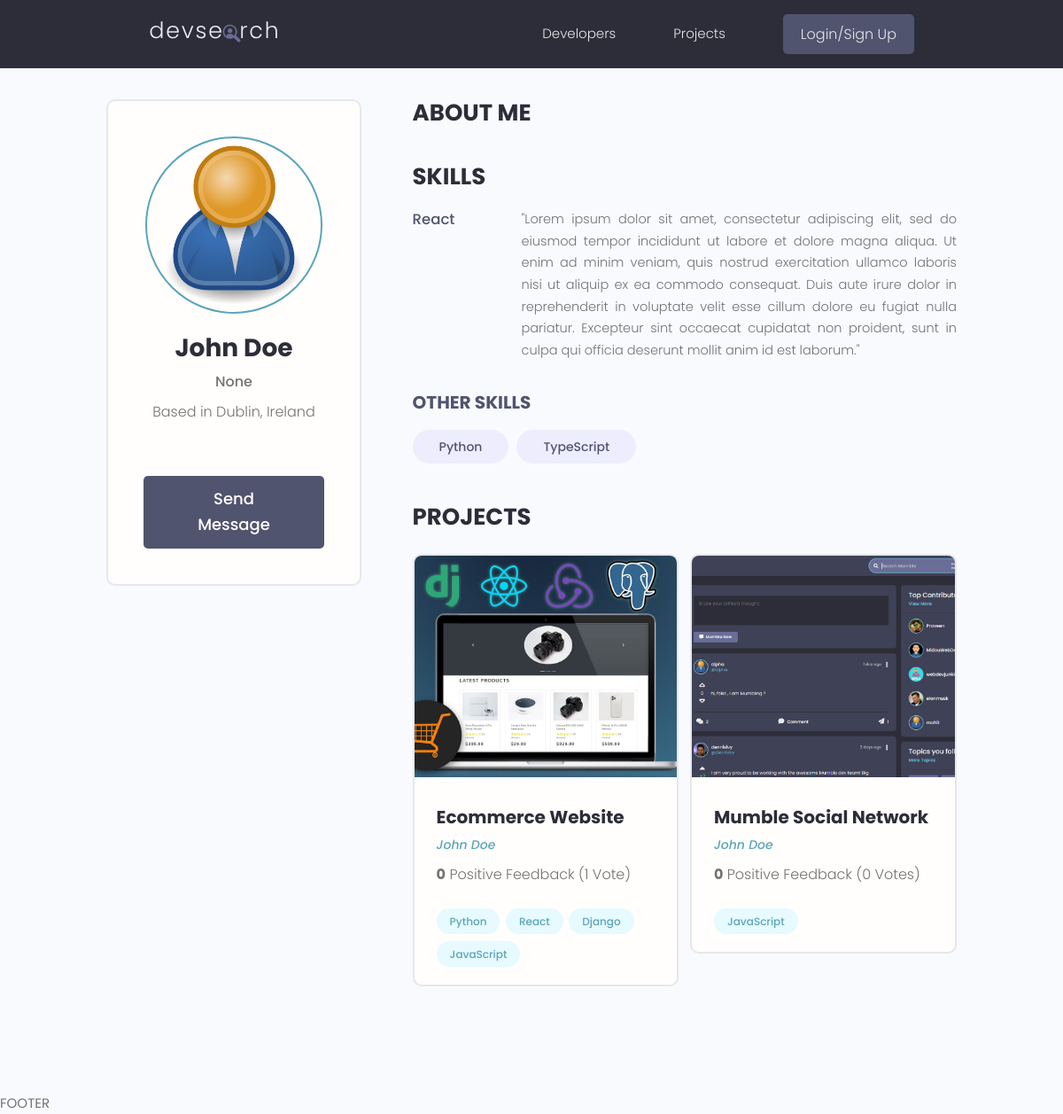
Page /profile/1b6fac34-2c39-4555-88ee-6c1e4be1073c/ on the earlier database version.
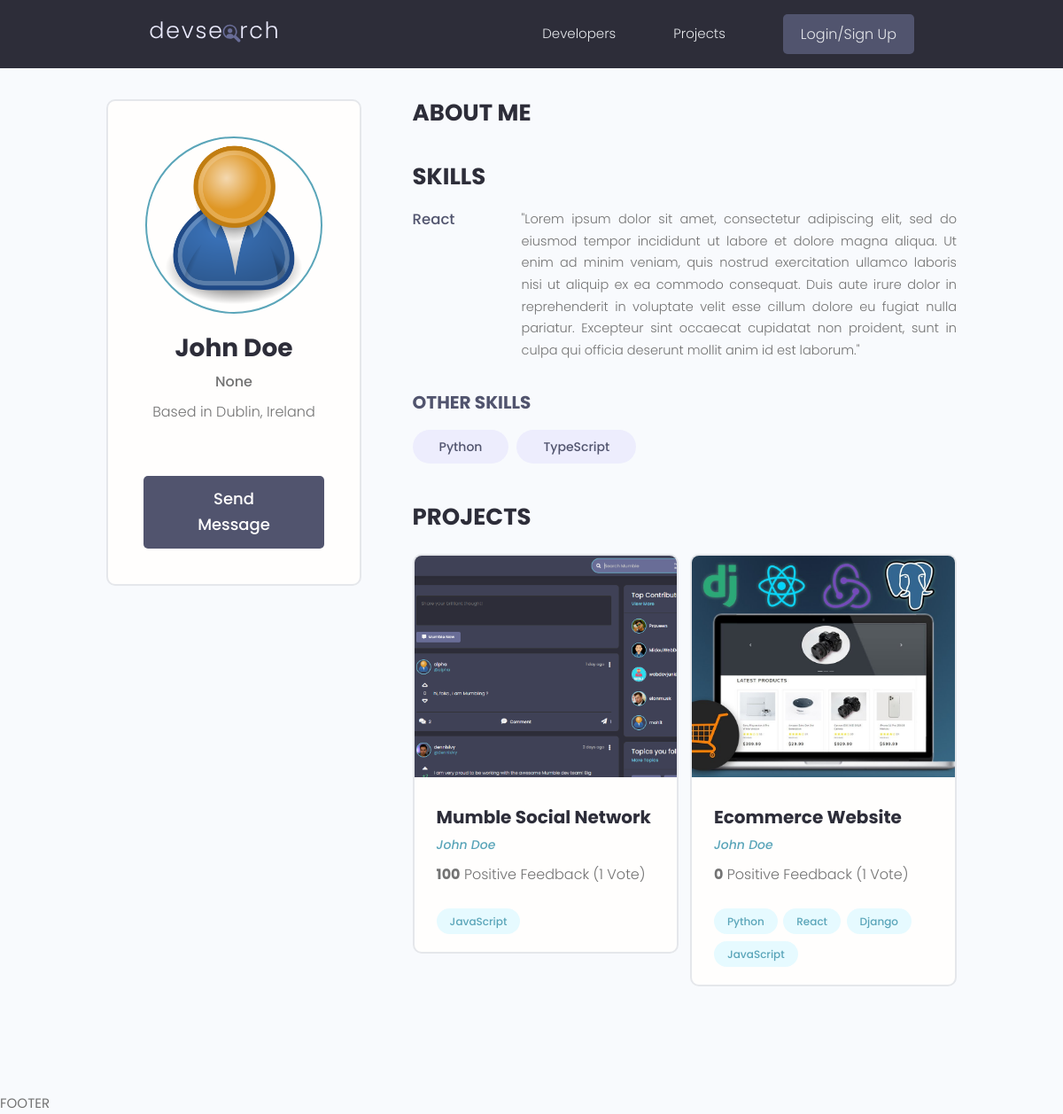
Same page on the later database version.
### users/models.py (models this page shows, shortened)
class Skill(models.Model):
  owner = models.ForeignKey(Profile, on_delete=models.CASCADE, null=True, blank=True)
  name = models.CharField(max_length=500, null=True, blank=True)
  description = models.TextField(null=True, blank=True)
  created = models.DateTimeField(auto_now_add=True)
  id = models.UUIDField(default=uuid.uuid4, unique=True, primary_key=True, editable=False)

class Profile(models.Model):
  user = models.OneToOneField(User, on_delete=models.CASCADE, null=True, blank=True)
  name = models.CharField(max_length=200, blank=True, null=True)
  email = models.EmailField(max_length=500, blank=True, null=True)
  username = models.CharField(max_length=200, blank=True, null=True)
  location = models.CharField(max_length=200, blank=True, null=True)
  short_intro = models.CharField(max_length=500, blank=True, null=True)
  bio = models.TextField(blank=True, null=True)
  profile_image = models.ImageField(null=True, blank=True, upload_to='profiles/', default="profiles/user-default.png")
  social_github = models.CharField(max_length=500, null=True, blank=True)
  social_twitter = models.CharField(max_length=500, null=True, blank=True)
  social_linkedin = models.CharField(max_length=500, null=True, blank=True)
  social_youtube = models.CharField(max_length=500, null=True, blank=True)
  social_website = models.CharField(max_length=500, null=True, blank=True)
  created = models.DateTimeField(auto_now_add=True)
  id = models.UUIDField(default=uuid.uuid4, unique=True, primary_key=True, editable=False)

### projects/models.py (models this page shows, shortened)
class Project(models.Model):
    owner = models.ForeignKey(Profile, null=True, blank=True, on_delete=models.SET_NULL)
    title = models.CharField(max_length=200)
    description = models.TextField(null=True, blank=True)
    featured_image = models.ImageField(null=True, blank=True, default="default.jpg")
    demo_link = models.CharField(max_length=2000, null=True, blank=True)
    source_link = models.CharField(max_length=2000, null=True, blank=True)
    tags = models.ManyToManyField('Tag', blank=True)
    vote_total = models.IntegerField(default=0, null=True, blank=True)
    vote_ratio = models.IntegerField(default=0, null=True, blank=True)
    created = models.DateTimeField(auto_now_add=True)
    id = models.UUIDField(default=uuid.uuid4, unique=True, primary_key=True, editable=False)
    class Meta:
        ordering = ['-vote_ratio', '-vote_total', 'title']

class Tag(models.Model):
    name = models.CharField(max_length=200)
    created = models.DateTimeField(auto_now_add=True)
    id = models.UUIDField(default=uuid.uuid4, unique=True, primary_key=True, editable=False)

### users/views.py (the view)
# urls.py: path('profile/<str:pk>/', views.userProfile, name="user-profile"),
def userProfile(request, pk):
  profile = Profile.objects.get(id=pk)
  topSkills = profile.skill_set.exclude(description__exact="")
  otherSkills = profile.skill_set.filter(description="")
  context = {
    'profile': profile,
    'topSkills': topSkills,
    'otherSkills': otherSkills,
    }
  return render(request, 'users/user-profile.html', context)

### users/templates/users/user-profile.html (shortened to what this page needs)
{% extends 'main.html' %}
{% block content %}
  <main class="profile my-md">
    <div class="container">
      <div class="layout">
        <div class="column column--1of3">
          <div class="card text-center">
            <div class="card__body dev">
              <img class="avatar avatar--xl" src="{{ profile.profile_image.url }}" />
              <h2 class="dev__name">{{ profile.name }}</h2>
              <p class="dev__title">{{ profile.short_intro|slice:"50" }}</p>
              <p class="dev__location">Based in {{ profile.location }} {{ profile.randomMessage }}</p>
              {% if request.user.profile.id != profile.id %}
                <a href="{% url 'create-message' profile.id %}" class="btn btn--sub btn--lg">Send Message</a>
              {% endif %}
            </div>
          </div>
        </div>
        <div class="column column--2of3">
          <div class="devInfo">
            <h3 class="devInfo__title">About Me</h3>
          </div>
          <div class="devInfo">
            <h3 class="devInfo__title">Skills</h3>
            <div class="devInfo__skills">
              {% for skill in topSkills %}
                <div class="devSkill">
                  <h4 class="devSkill__title">{{skill.name}}</h4>
                  <p class="devSkill__info">
                    {{skill.description}}
                  </p>
                </div>
              {% endfor %}
              <h3 class="devInfo__subtitle">Other Skills</h3>
              <div class="devInfo__otherSkills">
                {% for skill in otherSkills %}
                <span class="tag tag--pill tag--sub tag--lg">
                  <small>{{skill.name}}</small>
                </span>
                {% endfor %}
              </div>
            </div>
          </div>
          <div class="devInfo">
            <h3 class="devInfo__title">Projects</h3>
            <div class="grid grid--two">
              {% for project in profile.project_set.all %}
              <div class="column">
                <div class="card project">
                  <a href="{% url 'project' project.id %}" class="project">
                    <img class="project__thumbnail" src="{{project.featured_image.url}}" alt="project thumbnail" />
                    <div class="card__body">
                      <h3 class="project__title">{{project.title}}</h3>
                      <p><a class="project__author" href="{% url 'user-profile' project.owner.id %}">{{project.owner.name}}</a></p>
                      <p class="project--rating">
                        <span style="font-weight: bold;">{{project.vote_ratio}}</span> Positive
                        Feedback ({{project.vote_total}} Vote{{project.vote_total|pluralize:"s"}})
                      </p>
                      <div class="project__tags">
                        {% for tag in project.tags.all %}
                          <span class="tag tag--pill tag--main">
                            <small>{{tag.name}}</small>
                          </span>
                        {% endfor %}
                      </div>
                    </div>
                  </a>
                </div>
              </div>
              {% endfor %}
            </div>
          </div>
        </div>
      </div>
    </div>
  </main>
{% endblock content %}

Differences in the rows shown:
changed Project "Mumble Social Network": vote_ratio "0" → "100"; vote_total "0" → "1"; moves up the list
